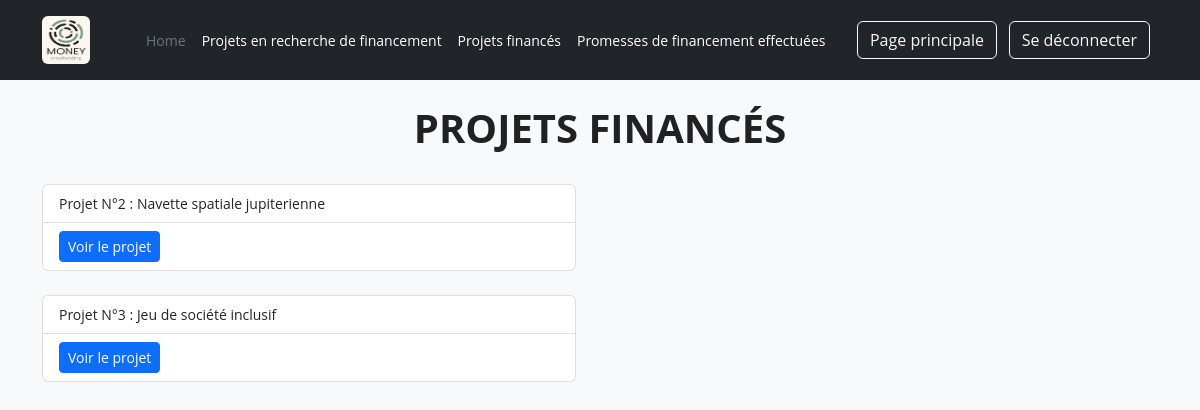
Page /afficher_liste_projets_finances.php (signed in) on the committed database.
### tables this page shows
CREATE TABLE `projet` (
  `id` int(11) NOT NULL,
  `titre` varchar(100) DEFAULT NULL,
  `description` text DEFAULT NULL,
  `montant` decimal(10,0) DEFAULT NULL,
  `nom` varchar(100) DEFAULT NULL,
  `prenom` varchar(100) DEFAULT NULL,
  `adresse` varchar(150) DEFAULT NULL,
  `code_postal` varchar(5) DEFAULT NULL,
  `ville` varchar(100) DEFAULT NULL,
  `tel` varchar(10) DEFAULT NULL,
  `email` varchar(100) DEFAULT NULL,
  `date_creation` date DEFAULT NULL,
  `statut` varchar(3) DEFAULT NULL,
  `motif` text DEFAULT NULL,
  `cle` varchar(12) DEFAULT NULL
);

### afficher_liste_projets_finances.php (called while the page is built, shortened)
<?php
$projet = new projet();
$listeProjetsFinances = $projet->recupererTousLesProjetsFiltres("FIN");
include "templates/pages/page_liste_projets_finances.php";

### data/projet.php (called while the page is built, shortened)
<?php
class projet {
    protected $titre = "";
    protected $id = 0;
    function getTitre() {
        return $this->titre;
    }
    function id() {
        return $this->id;
    }
    function chargerInformationsProjet($tabProjet) {
        if (isset($tabProjet["titre"])) {
            $this->titre = $tabProjet["titre"];
        }
    }
    function executerRequete($sql, $parametres = []) {
        global $bdd;
        $requete = $bdd->prepare($sql);
        if (!$requete->execute($parametres)) {
            echo "Echec de la requête";
            return false;
        }
        return $requete;
    }
    function recupererTousLesProjetsFiltres($valeur) {
        $sql = "SELECT `id`, `titre`, `description`, `montant`, `nom`, `prenom`, `adresse`, `code_postal`, `ville`, `tel`, `email`, `date_creation`, `statut`, `motif`, `cle`
                FROM `projet`
                WHERE `statut` = :valeur
                ORDER BY `date_creation` DESC";
        $parametres = [
            ":valeur" => $valeur
        ];
        $requete = $this->executerRequete($sql, $parametres);
        $lignes = $requete->fetchAll(PDO::FETCH_ASSOC);
        $liste = [];
        foreach ($lignes as $tabProjet) {
            $projet = new projet();
            $projet->chargerInformationsProjet($tabProjet);
            $projet->id = $tabProjet["id"];
            $liste[$tabProjet["id"]] = $projet;
        }
        return $liste;
    }
}

### templates/pages/page_liste_projets_finances.php (the view, shortened to what this page needs)
<!DOCTYPE html>
<html lang="en">
<head>
    <?php include "templates/fragments/head.php" ?>
</head>
<body>
<?php include "templates/fragments/header.php" ?>
    <div class="container my-4">
        <main>
            <h1 class="h1 fw-bold text-center text-uppercase">Projets financés</h1>
            <div class="row g-5">
                <div class="col-md-4 col-lg-6">
                    <?php if(empty($listeProjetsFinances)): ?>
                        <div class="alert alert-primary my-4">Il n'y a pas de projets financés</div>
                    <?php else: ?>
                        <?php foreach($listeProjetsFinances as $unProjetFinance): ?>
                            <ul class="list-group my-4">
                                <li class="list-group-item list-group-item-action">Projet N°<?= $unProjetFinance->id() ?> : <?= htmlentities($unProjetFinance->getTitre()) ?></li>
                                <li class="list-group-item"><a href="afficher_detail_projet.php?id=<?= $unProjetFinance->id() ?>" class="btn btn-primary btn-sm" title="Vers le détail du projet" >Voir le projet</a></li>
                            </ul>
                        <?php endforeach; ?>
                    <?php endif; ?>
                </div>
            </div>
        </main>
    </div>
<?php include "templates/fragments/footer.php" ?>

### css/style.css (style rules this page uses)
* { margin: 0; padding: 0; box-sizing: border-box; }
html { scroll-behavior: smooth; }
body { color: #212121; background-color: #f8f9fa; font-size: 14px; font-family: 'Open Sans', sans-serif; }
a { text-decoration: none; color: inherit; }

### rows in the picture
projet: id "2", titre "Navette spatiale jupiterienne"
projet: id "3", titre "Jeu de société inclusif"
